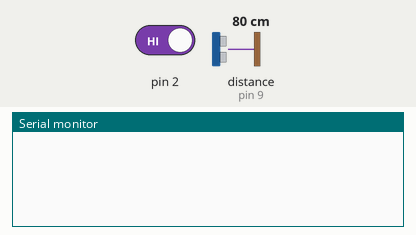
Recording of a sketch running on a simulated Arduino Uno, built with avr-gcc and run on an emulated ATmega328P. Parts: the last lines printed to the serial monitor. The test bench sets the inputs (shaded band); at power-on: pin 2 HIGH, distance to the obstacle (sensor on pin 9) 80 cm. The echo pulse lasts 58.3 µs per cm.

Above: at 1.2 s.
1.3 s: pin 2 driven LOW
At 2.4 s:
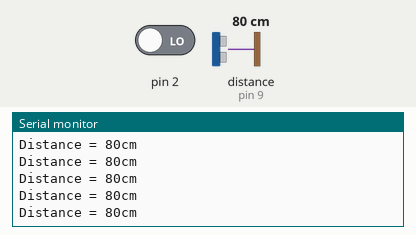
3.2 s: distance to the obstacle (sensor on pin 9) set to 2 cm
At 4.3 s:
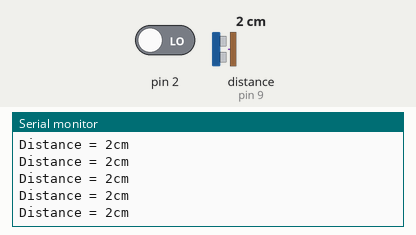
6.2 s: distance to the obstacle (sensor on pin 9) set to 18 cm
At 7.2 s:
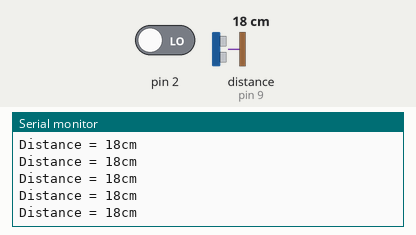
9.2 s: distance to the obstacle (sensor on pin 9) set to 4 cm
At 10.3 s:
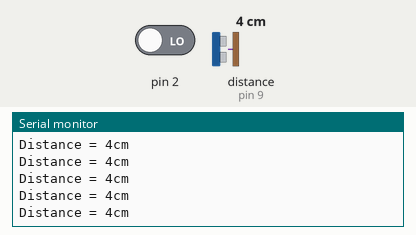
12.2 s: distance to the obstacle (sensor on pin 9) set to 35 cm
At 12.7 s:
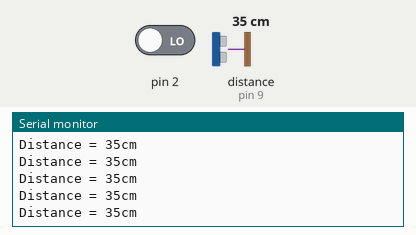
15.2 s: distance to the obstacle (sensor on pin 9) set to 299 cm
At 15.41 s:
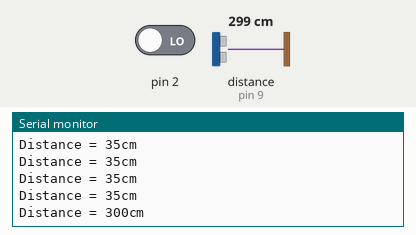
Timing chart, 0 to 18.2 s (numbered marks = the images above; inputs shaded):
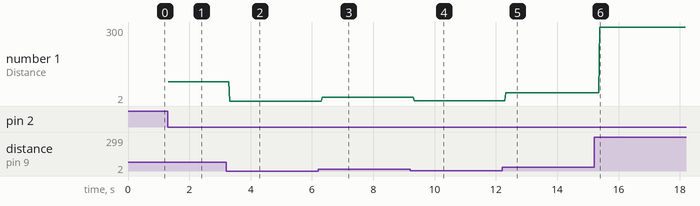

The sketch:

LAB09-checkpoint2.ino
```cpp
#include <LiquidCrystal.h> // include the library code
LiquidCrystal lcd(12, 7, 5, 4, 3,13); // initialize interface pins

const byte ledPin=10;
const byte TrigPin = 8;
const byte EchoPin = 9;
long duration;

void setup()
{
Serial.begin(9600);
pinMode(TrigPin,OUTPUT);
pinMode(EchoPin,INPUT);
digitalWrite(ledPin,HIGH);
attachInterrupt(0,doEncoder,LOW);
}

void loop(){
if(LOW){
digitalWrite(ledPin,HIGH);
}
else{
digitalWrite(ledPin,LOW);
}
}

void doEncoder()
{
  long cm;
digitalWrite(TrigPin,LOW);
delayMicroseconds(2);
digitalWrite(TrigPin,HIGH);
delayMicroseconds(10);
digitalWrite(TrigPin,LOW);
delayMicroseconds(2);
duration = pulseIn(EchoPin,HIGH);
cm = duration/58;
if(cm>0)
{
  delay(2000);
  Serial.print( "Distance = ");
  Serial.print(cm);
  Serial.println("cm");
   lcd.clear();
   lcd.print("Distance = ");
   lcd.print(cm);
}

}
```

Measured:
- after the input at 1.3 s, the serial monitor: prints a new line at once (image 1)
- after the input at 3.2 s, the serial monitor: prints a new line after 0.12 s (image 2)
- after the input at 6.2 s, the serial monitor: prints a new line after 0.13 s (image 3)
- after the input at 9.2 s, the serial monitor: prints a new line after 0.13 s (image 4)
- after the input at 12.2 s, the serial monitor: prints a new line after 0.12 s (image 5)
- after the input at 15.2 s, the serial monitor: prints a new line after 0.19 s (image 6)
- plotted number 1: 80 → 2 after the input at 3.2 s, 2 → 18 after the input at 6.2 s, 18 → 4 after the input at 9.2 s, 4 → 35 after the input at 12.2 s, 35 → 300 after the input at 15.2 s
